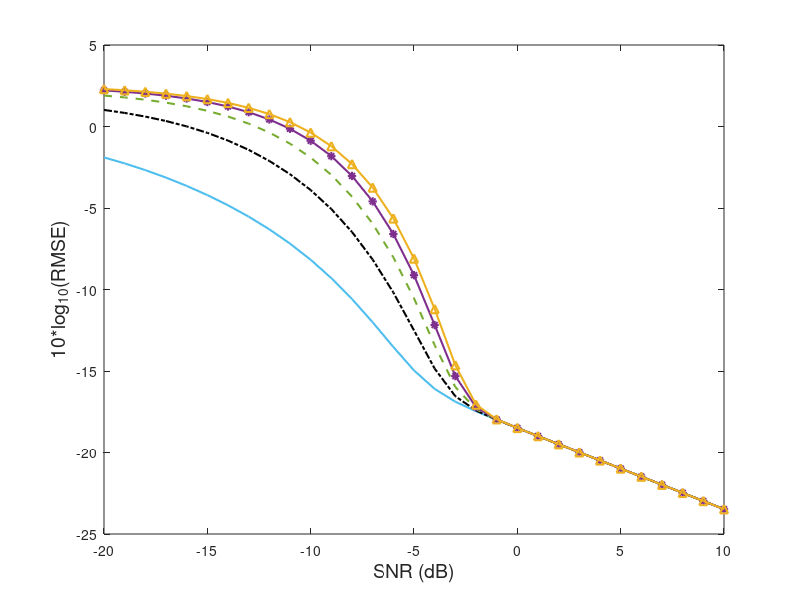

Write MATLAB code to recreate this figure. (Note: this script raises an error after producing the figure.)
% WWB adapted from NF5.m
close all; clear; clc;


% von Mises
mu = pi/4;
kappa = 0;

% signal & noise sample
SNR_dB_vec = -20 : 1 : 10;
SNR_vec = 10.^(SNR_dB_vec/10); % SNR
K_vec = [20];
K=K_vec(1);

% WWB settings
s_vec = [0.5];
s = s_vec(1);
si=s;
sj=s;
%++++++++++++++++++++++++++++++++++++++++++++++++++++++++++++
% WWB
%++++++++++++++++++++++++++++++++++++++++++++++++++++++++++++

dd = 0.0001; % for integration


% Setting up Test points
SL = zeros(1,K/2-1);% test points ('S'), Sidelobe peaks
for k=1:K/2-1
    SL(k) = 2*(k+0.5-0.25*(1-k/(K/2-1)))/K;
end
hh = [0.001 0.01 SL]*pi; % test points 'C'+'S'; Our purpose is just to see differences between number of test points; using 'E' elements will not introduce much insight
nh = length(hh);
WWB = zeros(nh-2, length(SNR_vec));% excluding 0.001*pi, 0.01*pi, temporarily, we will add them back during evaluation


h = waitbar( 0, sprintf( 'WWB evaluation for  SNR = %d dB and number of test points = 2+%d ', SNR_dB_vec(1),1) );
cont=1/(nh-2)/length(SNR_vec)*2;
for idx_nh = 1:2:(nh-2)
    fprintf('testing %d ''S'' elements\n', idx_nh);
    for idx_SNR = 1:length(SNR_vec)
        waitbar(cont, h, sprintf( 'WWB evaluation for  SNR = %d dB and number of test points = 2 + %d ', SNR_dB_vec(idx_SNR),idx_nh));
        cont = cont + 1/(nh-2)/length(SNR_vec)*2;
        SNR = SNR_vec(idx_SNR);

        hv = hh(1:(idx_nh+2)); % include 0.001*pi, 0.01*pi and [1, 3, 5, 7, 9]

        Q = zeros(length(hv),length(hv));
        for ii=1:length(hv)
            hi = hv(ii);

            % denominator, part 1 of 2
            mu_hi = -si*(1-si)*2*SNR*(K-cos(hi*(K-1)/2)*sin(hi*K/2)/sin(hi/2));
            d = hi/(2*pi);
            d = round(d/dd)*dd;
            v = (0+dd/2): dd : (1-d-dd/2);
            ph = exp(kappa * ((si-1)*cos(2*pi*v-mu) - si*cos(2*pi*v-mu+hi))) / besseli(0, kappa);
            exp_gam_hi = sum(ph)*dd;
            exp_eta_hi = exp(mu_hi) * exp_gam_hi;
            for jj=1:length(hv)
                hj = hv(jj);

                % denominator, part 2 of 2
                mu_hj = -sj*(1-sj)*2*SNR*(K-cos(hj*(K-1)/2)*sin(hj*K/2)/sin(hj/2));
                d = hj/(2*pi);
                d = round(d/dd)*dd;
                v = (0+dd/2): dd : (1-d-dd/2);
                ph = exp(kappa * ((sj-1)*cos(2*pi*v-mu) - sj*cos(2*pi*v-mu+hj))) / besseli(0, kappa);
                exp_gam_hj = sum(ph)*dd;
                exp_eta_hj = exp(mu_hj) * exp_gam_hj;

                % nominator
                if jj==ii
                    mu_4 = SNR*(...
                                K*((si+sj-1)^2+(si-1)^2+(sj-1)^2-1) ...
                                -2*(si+sj-1)*(si-1)*cos(hi*(K-1)/2)*sin(hi*K/2)/sin(hi/2) ...
                                -2*(si+sj-1)*(sj-1)*cos(hj*(K-1)/2)*sin(hj*K/2)/sin(hj/2) ...
                                +2*(si-1)*(sj-1)*K...
                                );
                    mu_1 = SNR*(...
                                K*((si+sj-1)^2+si^2+sj^2-1) ...
                                +2*si*sj*K...
                                -2*(si+sj-1)*si*cos(hi*(K-1)/2)*sin(hi*K/2)/sin(hi/2) ...
                                -2*(si+sj-1)*sj*cos(hj*(K-1)/2)*sin(hj*K/2)/sin(hj/2)...
                                );
                else    
                    mu_4 = SNR*(...
                                K*((si+sj-1)^2+(si-1)^2+(sj-1)^2-1) ...
                                -2*(si+sj-1)*(si-1)*cos(hi*(K-1)/2)*sin(hi*K/2)/sin(hi/2) ...
                                -2*(si+sj-1)*(sj-1)*cos(hj*(K-1)/2)*sin(hj*K/2)/sin(hj/2) ...
                                +2*(si-1)*(sj-1)*cos((hi-hj)*(K-1)/2)*sin((hi-hj)*K/2)/sin((hi-hj)/2)...
                                );
                    mu_1 = SNR*(...
                                K*((si+sj-1)^2+si^2+sj^2-1) ...
                                +2*si*sj*cos((hi-hj)*(K-1)/2)*sin((hi-hj)*K/2)/sin((hi-hj)/2)...
                                -2*(si+sj-1)*si*cos(hi*(K-1)/2)*sin(hi*K/2)/sin(hi/2) ...
                                -2*(si+sj-1)*sj*cos(hj*(K-1)/2)*sin(hj*K/2)/sin(hj/2)...
                                );
                end
                mu_2 = SNR*(...
                            K*(sj^2+(si-1)^2+(si-sj)^2-1) ...
                            -2*sj*(si-1)*cos((hi+hj)*(K-1)/2)*sin((hi+hj)*K/2)/sin((hi+hj)/2)...
                            +2*sj*(si-sj)*cos(hj*(K-1)/2)*sin(hj*K/2)/sin(hj/2)...
                            -2*(si-1)*(si-sj)*cos(hi*(K-1)/2)*sin(hi*K/2)/sin(hi/2)...
                            );
                mu_3 = SNR*(...
                            K*(si^2+(sj-1)^2+(si-sj)^2-1) ...
                            -2*si*(sj-1)*cos((hi+hj)*(K-1)/2)*sin((hi+hj)*K/2)/sin((hi+hj)/2)...
                            +2*si*(sj-si)*cos(hi*(K-1)/2)*sin(hi*K/2)/sin(hi/2)...
                            -2*(sj-1)*(sj-si)*cos(hj*(K-1)/2)*sin(hj*K/2)/sin(hj/2)...
                            );

                d = abs(hi-hj)/2/pi; 
                d = round(d/dd)*dd;
                d4 = min(hi,hj)/2/pi;
                v = (d4+dd/2) : dd : (1-d-dd/2);
                ph4 = (1/besseli(0, kappa)) * exp(kappa * ...
                                                        ((1-si-sj)*cos(2*pi*(v+d)-mu) ...
                                                          + (si-1)*cos(2*pi*(v+d)-mu-hi) ...
                                                          + (sj-1)*cos(2*pi*(v+d)-mu-hj)));
                exp_gam_4 = sum(ph4)*dd;

                d = abs(hi-hj)/2/pi;
                d = round(d/dd)*dd;
                d1 = min(hi,hj)/2/pi;
                v = (d1+dd/2) : dd : (1-d-dd/2);
                ph1 = (1/besseli(0, kappa)) * exp(kappa * ...
                                                        ((si+sj-1)*cos(2*pi*v-mu-hj) ...
                                                          - si*cos(2*pi*(v+d)-mu) ...
                                                          - sj*cos(2*pi*v-mu))...
                        );
                exp_gam_1 = sum(ph1)*dd;

                d = (hi+hj)/2/pi;
                d = round(d/dd)*dd;
                d2 = 0;
                v = (d2+dd/2) : dd : (1-d-dd/2);
                ph2 = (1/besseli(0, kappa)) * exp(kappa * ...
                                                        ((sj-si)*cos(2*pi*v+hi-mu) ...
                                                          - sj*cos(2*pi*(v+d)-mu)...
                                                          + (si-1)*cos(2*pi*v-mu)));
                exp_gam_2 = sum(ph2)*dd;

                d = (hi+hj)/2/pi;
                d = round(d/dd)*dd;
                d3 = 0;
                v = (d3+dd/2) : dd : (1-d-dd/2);
                ph3 = (1/besseli(0, kappa)) * exp(kappa * ...
                                                        ((si-sj)*cos(2*pi*v+hj-mu) ...
                                                          - si*cos(2*pi*(v+d)-mu) ...
                                                          + (sj-1)*cos(2*pi*v-mu)));
                exp_gam_3 = sum(ph3)*dd;

                exp_eta_1 = exp(mu_1) * exp_gam_1;
                exp_eta_2 = exp(mu_2) * exp_gam_2;
                exp_eta_3 = exp(mu_3) * exp_gam_3;
                exp_eta_4 = exp(mu_4) * exp_gam_4;

                Q(ii,jj) = (exp_eta_1 - exp_eta_2 - exp_eta_3 + exp_eta_4)/(exp_eta_hi*exp_eta_hj);
            end % jj
        end % ii
        WWB(idx_nh, idx_SNR) = 10*log10(sqrt(hv*inv(Q)*hv.'));
    end % SNR
end % number of test points, i.e. length of subsets of  hv
close(h);

%% plot Fig 8
close; clc;figure(804); % figure 8(d)
presentation = 1;      % 0 for manuscript (B/W), 1 for pres (color)
if presentation
    lw = 1.5;
    lwW = 2.0;
    FS = 14;
else
    lw = 0.5;
    lwW = 0.5;
    FS = 12;
end

C = {[0.3010 0.7450 0.9330],...
    'k',...
    [0.4660 0.6740 0.1880],...
    [0.4940 0.1840 0.5560],...
    [0.9290 0.6940 0.1250]}; % Cell array of colors.

Lt = {'-', '-.','--', '*-', '^-'}; % Marker and line types

idx_plot = 1;
for idx_nh=1:2:nh-2
    hw1(idx_plot)=plot(SNR_dB_vec,WWB(idx_nh,:),Lt{idx_plot},'Linewidth',lw, 'color', C{idx_plot});hold on;
    legendText{idx_plot} = [num2str(idx_nh) ' points'];
    idx_plot = idx_plot + 1;
end
hold off
xlabel('SNR (dB)','Fontsize',FS)
ylabel('10*log_{10}(RMSE)','Fontsize',FS)
ax=gca;
ax.FontSize = 14; 


legend(hw1, legendText,'Box','off', 'Fontsize', FS);
set(gca,'XMinorTick','on','YMinorTick','on');
grid on
axis([min(SNR_dB_vec) max(SNR_dB_vec) -25 5]);

save("WWB_NF8d.mat")